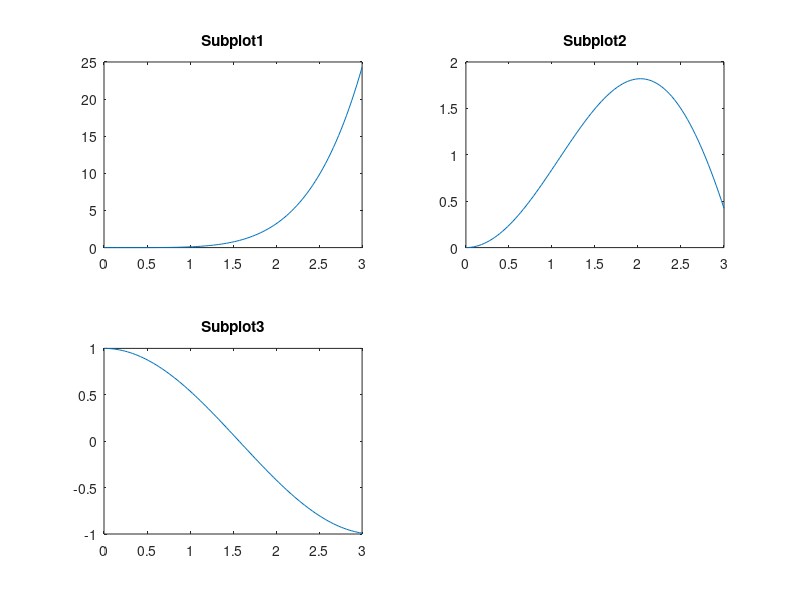

MATLAB code to generate this figure:
subplot(2, 2, 1)
x = linspace(0, 3);
f1=x.^5/10;
plot(x,f1)
title('Subplot1')

subplot(2, 2, 2)
f2=x.*sin(x);
plot(x,f2)
title('Subplot2')

subplot(2, 2, 3)
f3=cos(x);
plot(x,f3)
title('Subplot3')